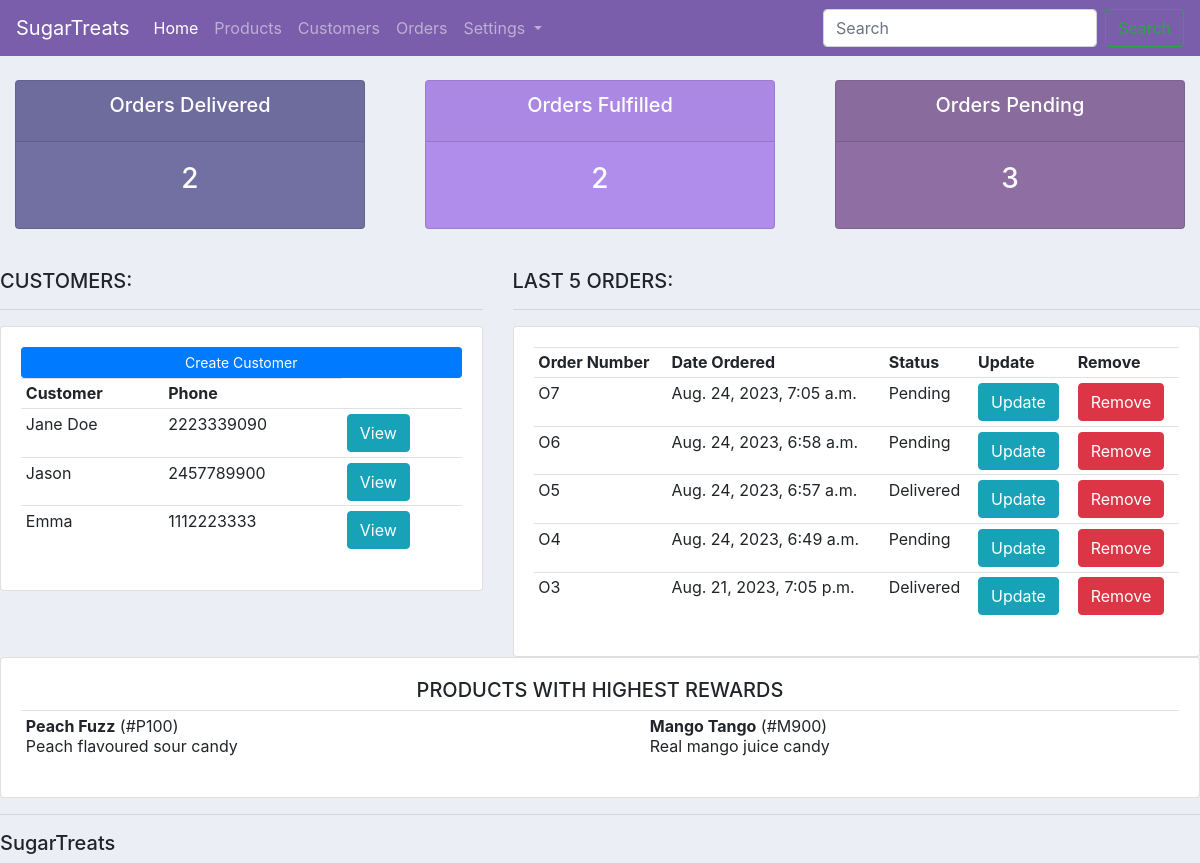
Before: / with the older database file.
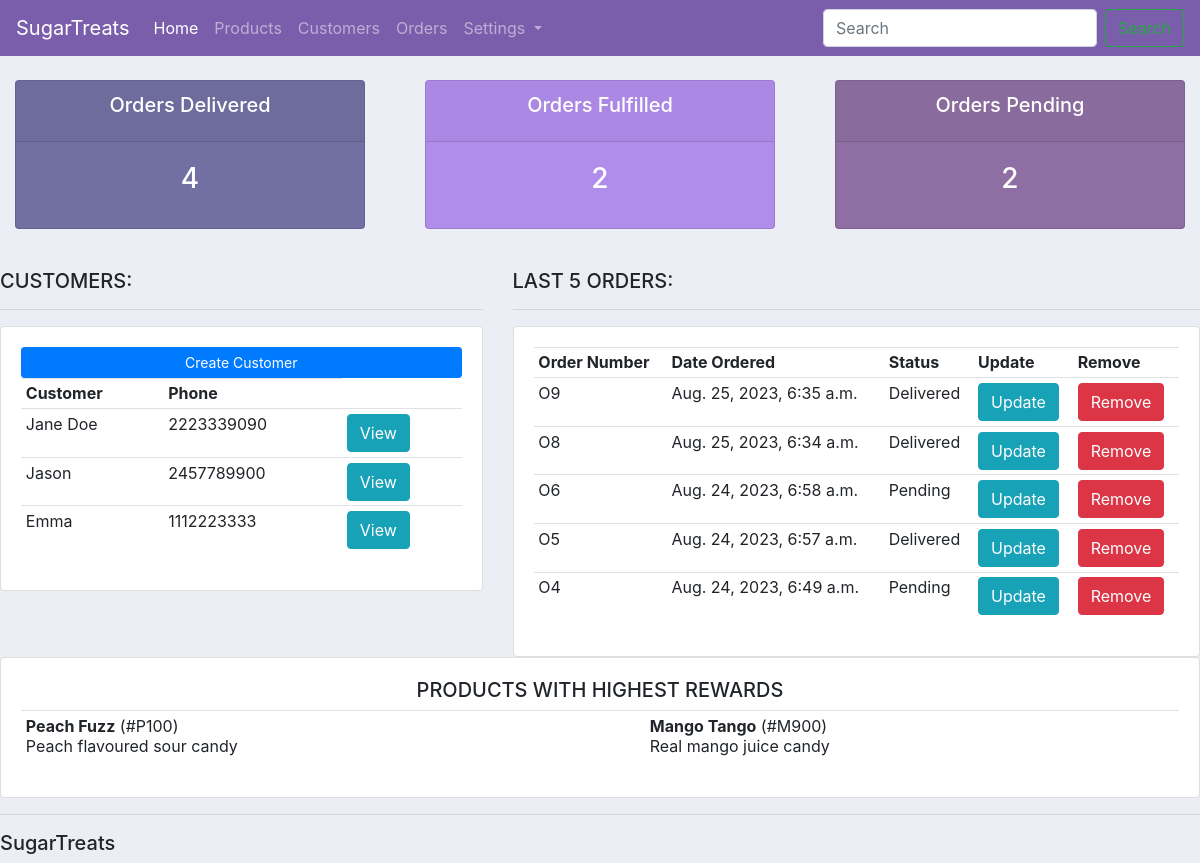
After: the same page with the newer database file.
### ecomm/models.py (models this page shows, shortened)
class Customer(models.Model):
    name = models.CharField(max_length=200, null=True)
    email = models.CharField(max_length=200, null=True)
    phone = models.CharField(max_length=200, null=True)
    date_created = models.DateTimeField(auto_now_add=True, null=True)

class Order(models.Model):
    STATUS = (
        ("Pending", "Pending"),
        ("Fulfilled", "Fulfilled"),
        ("Delivered","Delivered"),
    )
    customer = models.ForeignKey(Customer, null = True, on_delete = models.SET_NULL)
    order_items = models.ManyToManyField("OrderItem")
    note = models.CharField(max_length= 300, null = True, blank = True)
    date_created=models.DateTimeField(auto_now_add=True, null=True)
    status = models.CharField(max_length = 200, null = True, choices = STATUS)

class Product(models.Model):
    CATEGORY = (
        ("Candy", "Candy"),
        ("Chocolate", "Chocolate"),
        ("Gift box", "Gift box"),
        ("Chocolate bar", "Chocolate bar"),
    )
    name = models.CharField(max_length=200, null=True)
    product_num = models.CharField(max_length=100, unique=True)
    description = models.CharField(max_length=200, null=True)
    category = models.CharField(max_length=200, null=True, choices = CATEGORY)
    price = models.FloatField(null = True)
    date_created=models.DateTimeField(auto_now_add=True, null=True)
    tags = models.ManyToManyField(Tag, blank = True)

### ecomm/views.py (the view)
# urls.py: path("", views.home, name = "home"),
def home(request):
    customers = Customer.objects.all()
    orders = Order.objects.all()
    products = Product.objects.all()
    total_customers = customers.count()
    total_orders = orders.count()
    delivered = orders.filter(status="Delivered").count()
    fulfilled = orders.filter(status="Fulfilled").count()
    pending = orders.filter(status="Pending").count()
    list = orders.order_by("-date_created")
    ordered_list = list[:5] #returns first five objects
    context = {
        "orders": orders,
        "customers": customers,
        "products": products,
        "total_customers": total_customers,
        "total_orders": total_orders,
        "delivered": delivered,
        "pending": pending,
        "fulfilled": fulfilled,
        "ordered_list": ordered_list,
    }
    return render(request, "ecomm/dashboard.html", context)

### ecomm/templates/ecomm/dashboard.html
{% extends "ecomm/main.html" %} {% block content %}
{% include "ecomm/status.html" %}
<br />
<div class="row">
    <div class = "col-md-5">
        <h5>CUSTOMERS:</h5>
        <hr />
        <div class="card card-body">
            <a class="btn btn-primary btn-sm btn-block" href="">Create Customer</a>
            <table class="table table-sm">
                <tr>
                  <th>Customer</th>
                  <th>Phone</th>
                </tr>
                {% for customer in customers %}
                    <tr>
                        <td> {{customer.name}} </td>
                        <td> {{customer.phone}} </td>
                        <td><a class = "btn btn-small btn-info" href="{% url 'profile' customer.id %}">View</a>
                    </tr>
                {% endfor %}
            </table>
        </div>
    </div>
    <div class="col-md-7">
        <h5>LAST 5 ORDERS:</h5>
        <hr />
        <div class="card card-body">
            <table class="table table-sm">
                <tr>
                <th>Order Number</th>
                <th>Date Ordered</th>
                <th>Status</th>
                <th>Update</th>
                <th>Remove</th>
                </tr>
                {% for order in ordered_list%}
                    <tr>
                        <td>O{{order.id}}</td>
                        <td>{{order.date_created}}</td>
                        <td>{{order.status}}</td>
                        <td><a class = "btn btn-small btn-info" href="{% url 'update_order' order.id %}">Update</td>
                        <td><a class = "btn btn-small btn-danger" href="{% url 'delete_order' order.id %}">Remove</td>
                    </tr>
                {% endfor %}
            </table>
        </div>
    </div>
</div>
<div class = "row">
        <div class = "col-md-12">
            <div class = "card card-body">
                <h5><center>PRODUCTS WITH HIGHEST REWARDS</center></h5>
                <table class = "table table-sm">
                    <tr>
                    {% for product in products %}
                    <td><b>{{product.name}}</b> (#{{product.product_num}})<br>{{product.description}}</td>
                    {% endfor %}
                    </tr>
                </table>
            </div>
        </div>
</div>
{% endblock %}

### ecomm/templates/ecomm/main.html (shortened to what this page needs)
{% include "ecomm/navbar.html" %}
{% load static %}
<head>
  <link
    rel="stylesheet"
    href="https://cdn.jsdelivr.net/npm/bootstrap@4.3.1/dist/css/bootstrap.min.css"
  />
  <link rel="stylesheet" type="text/css" href="{% static "/css/main.css" %}">
</head>
<body>
  {% block content%} {% endblock %}
  <hr />
  <h5>SugarTreats</h5>
</body>

### ecomm/templates/ecomm/navbar.html (shortened to what this page needs)
{% block content %}
<nav class="navbar navbar-expand-lg navbar-dark" style = "background-color: #7a5eab;">
    <a class="navbar-brand" href="#">SugarTreats</a>
    <div class="collapse navbar-collapse" id="navbarSupportedContent">
      <ul class="navbar-nav mr-auto">
        <li class="nav-item active">
          <a class="nav-link" href="{% url 'home' %}">Home <span class="sr-only">(current)</span></a>
        </li>
        <li class="nav-item">
          <a class="nav-link" href="{% url 'products' %}">Products</a>
        </li>
        <li class="nav-item">
          <a class="nav-link" href="{% url 'customers' %}">Customers</a>
        </li>
        <li class="nav-item">
          <a class="nav-link" href="">Orders</a>
        </li>
        <li class="nav-item dropdown">
          <a class="nav-link dropdown-toggle" href="#" id="navbarDropdown" role="button" data-toggle="dropdown" aria-haspopup="true" aria-expanded="false">
            Settings
          </a>
      </ul>
      <form class="form-inline my-2 my-lg-0">
        <input class="form-control mr-sm-2" type="search" placeholder="Search" aria-label="Search">
        <button class="btn btn-outline-success my-2 my-sm-0" type="submit">Search</button>
      </form>
    </div>
  </nav>
{% endblock %}

### ecomm/templates/ecomm/status.html
{% block content %}
<br />
<div class="row">
  <div class="col">
    <div class="col-md">
      <div class="card text-center text-white mb-3" id="orders-delivered">
        <div class="card-header">
          <h5 class="card-title">Orders Delivered</h5>
        </div>
        <div class="card-body">
          <h3 class="card-title">{{delivered}}</h3>
        </div>
      </div>
    </div>
  </div>
  <div class="col">
    <div class="col-md">
      <div class="card text-center text-white mb-3" id="orders-fulfilled">
        <div class="card-header">
          <h5 class="card-title">Orders Fulfilled</h5>
        </div>
        <div class="card-body">
          <h3 class="card-title">{{fulfilled}}</h3>
        </div>
      </div>
    </div>
  </div>
  <div class="col">
    <div class="col-md">
      <div class="card text-center text-white mb-3" id="orders-pending">
        <div class="card-header">
          <h5 class="card-title">Orders Pending</h5>
        </div>
        <div class="card-body">
          <h3 class="card-title">{{pending}}</h3>
        </div>
      </div>
    </div>
  </div>
</div>
{% endblock %}

### static/css/main.css (style rules this page uses)
body { background-color: #ebeff5; }
#orders-delivered { background-color: #726fa3; }
#orders-fulfilled { background-color: #b18deb; }
#orders-pending { background-color: #8f6fa3; }

Changed rows visible on the page:
removed Order: id "7", date_created "Aug. 24, 2023, 7:05 a.m.", status "Pending"
no longer on this page (row unchanged): Order: id "3", date_created "Aug. 21, 2023, 7:05 p.m.", status "Delivered"
added Order: id "9", date_created "Aug. 25, 2023, 6:35 a.m.", status "Delivered"
added Order: id "8", date_created "Aug. 25, 2023, 6:34 a.m.", status "Delivered"
Other visible differences:
{{ delivered }}: "2" → "4"
{{ pending }}: "3" → "2"
